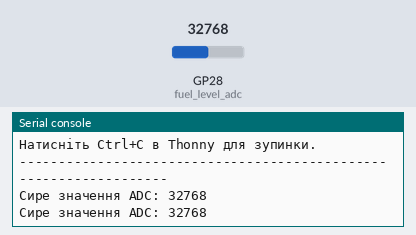
A program run on a simulated Raspberry Pi Pico running MicroPython. On the bench: the last lines printed to the serial console. Inputs (shaded band) come from the test bench; at power-on: GP28 (fuel_level_adc) = 32768 (analog values on the 0–65535 scale).

Above: at 2.2 s.
2.3 s: GP28 (fuel_level_adc) set to 45874
At 3.6 s:
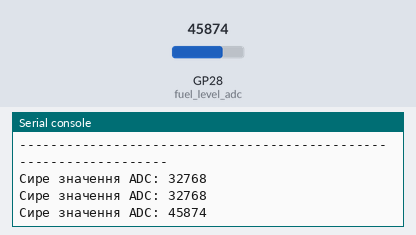
3.8 s: GP28 (fuel_level_adc) set to 57670
At 4.8 s:
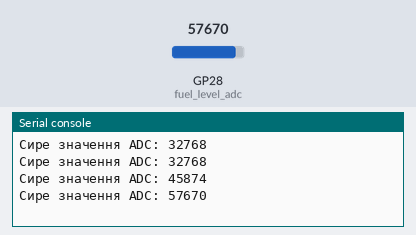
Timing chart, 0 to 6.8 s (numbered marks = the images above; inputs shaded):
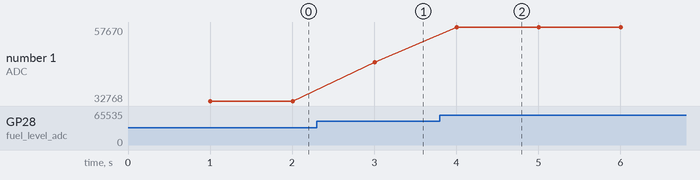

The program:

_______________________________________.py
```python
# ==============================================================================
# Тестовий скрипт: Калібратор рівня палива для Raspberry Pi Pico
# Автор: tor4man
# Дата: 2025-10-27
# Опис: Зчитує та виводить сирі 16-бітні значення ADC з призначеного піна.
#       Використовується для визначення FUEL_ADC_MIN_RAW та FUEL_ADC_MAX_RAW.
# ==============================================================================

from machine import Pin, ADC
import time
from micropython import const

# ------------------------------------------------------------------------------
# 1. НАЛАШТУВАННЯ ПІНА ADC (ЗМІНИ ПРИ НЕОБХІДНОСТІ)
# ------------------------------------------------------------------------------
# Це пін GPIO 28, який є ADC2 на Raspberry Pi Pico (фізичний пін 34).
# Зміни це значення, якщо ти використовуєш інший ADC пін.
PIN_FUEL_LEVEL_ADC = const(28)

# ------------------------------------------------------------------------------
# 2. ІНІЦІАЛІЗАЦІЯ
# ------------------------------------------------------------------------------
try:
    fuel_level_adc = ADC(Pin(PIN_FUEL_LEVEL_ADC))
    print(f"✅ ADC на піні GPIO {PIN_FUEL_LEVEL_ADC} успішно ініціалізовано.")
    print("------------------------------------------------------------------")
    print("Калібратор рівня палива запущено.")
    print("Зчитуються сирі 16-бітні значення ADC (0-65535).")
    print("Використайте ці значення для налаштування FUEL_ADC_MIN_RAW та FUEL_ADC_MAX_RAW.")
    print("Натисніть Ctrl+C в Thonny для зупинки.")
    print("------------------------------------------------------------------")
    time.sleep(1) # Невелика затримка перед початком виводу
except ValueError:
    print(f"❌ Помилка: GPIO {PIN_FUEL_LEVEL_ADC} не є аналоговим входом або недоступний.")
    print("Перевірте номер піна.")
    exit() # Завершуємо роботу скрипта, якщо ADC не ініціалізовано
except Exception as e:
    print(f"❌ Невідома помилка ініціалізації ADC: {e}")
    exit()

# ------------------------------------------------------------------------------
# 3. ГОЛОВНИЙ ЦИКЛ ЗЧИТУВАННЯ
# ------------------------------------------------------------------------------
try:
    while True:
        raw_adc_value = fuel_level_adc.read_u16() # Зчитуємо 16-бітне значення (0-65535)
        print(f"Сире значення ADC: {raw_adc_value}")
        time.sleep(1) # Затримка в 1 секунду для зручності спостереження

except KeyboardInterrupt:
    print("\nКалібратор зупинено користувачем.")
except Exception as e:
    print(f"\n❌ Виникла помилка під час роботи: {e}")
finally:
    print("Завершення роботи калібратора.")
```

Measured:
- after the input at 2.3 s, the serial console: prints a new line after 0.71 s (image 1)
- after the input at 3.8 s, the serial console: prints a new line after 0.21 s (image 2)
- plotted number 1: 32768 → 45874 after the input at 2.3 s, 45874 → 57670 after the input at 3.8 s
